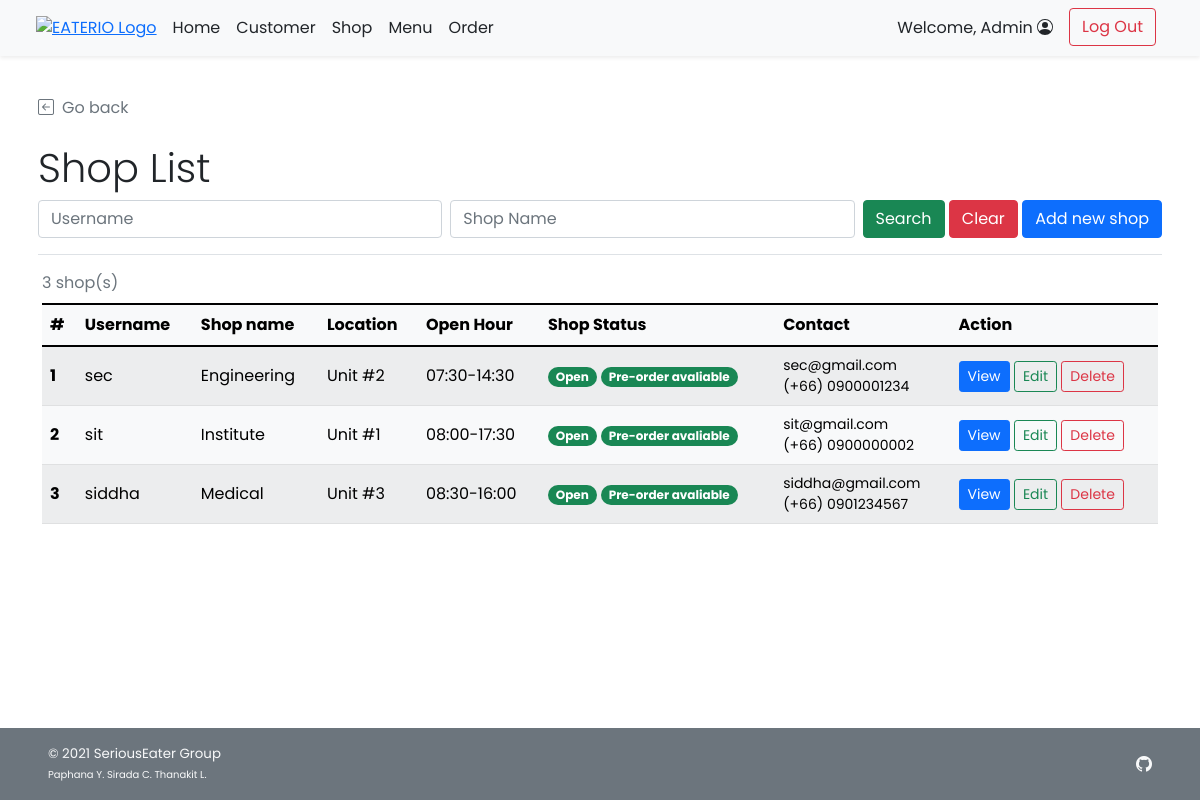
The page /admin/admin_shop_list.php (signed in) on the database its author committed.
### tables this page shows
CREATE TABLE `shop` (
  `s_id` int(11) NOT NULL,
  `s_username` varchar(45) NOT NULL,
  `s_pwd` varchar(45) NOT NULL,
  `s_name` varchar(100) NOT NULL,
  `s_location` varchar(100) NOT NULL,
  `s_openhour` time NOT NULL,
  `s_closehour` time NOT NULL,
  `s_status` tinyint(4) NOT NULL DEFAULT 1 COMMENT 'Shop ready for taking an order or not (True for open, False for close)',
  `s_preorderStatus` tinyint(4) NOT NULL DEFAULT 1 COMMENT 'Shop is ready for tomorrow pre-order or not',
  `s_email` varchar(100) NOT NULL,
  `s_phoneno` varchar(45) NOT NULL,
  `s_pic` text DEFAULT NULL
);

### admin/admin_shop_list.php (the view, shortened to what this page needs)
<!DOCTYPE html>
<html lang="en" class="h-100">
<head>
    <?php
        include("../conn_db.php");
        include('../head.php');
    ?>
    <link href="../css/main.css" rel="stylesheet">
</head>
<body class="d-flex flex-column h-100">
    <?php include('nav_header_admin.php')?>
    <div class="container p-2 pb-0" id="admin-dashboard">
        <div class="mt-4 border-bottom">
            <a class="nav nav-item text-decoration-none text-muted mb-2" href="#" onclick="history.back();">
                <i class="bi bi-arrow-left-square me-2"></i>Go back
            </a>
            <h2 class="pt-3 display-6">Shop List</h2>
            <form class="form-floating mb-3" method="GET" action="admin_shop_list.php">
                <div class="row g-2">
                    <div class="col">
                        <input type="text" class="form-control" id="username" name="un" placeholder="Username"
                            <?php if(isset($_GET["search"])){?>value="<?php echo $_GET["un"];?>" <?php } ?>>
                    </div>
                    <div class="col">
                        <input type="text" class="form-control" id="shopname" name="sn" placeholder="Shop Name"
                            <?php if(isset($_GET["search"])){?>value="<?php echo $_GET["sn"];?>" <?php } ?>>
                    </div>
                    <div class="col-auto">
                        <button type="submit" name="search" value="1" class="btn btn-success">Search</button>
                        <button type="reset" class="btn btn-danger"
                            onclick="javascript: window.location='admin_shop_list.php'">Clear</button>
                        <a href="admin_shop_add.php" class="btn btn-primary">Add new shop</a>
                    </div>
                </div>
            </form>
        </div>
    </div>
    <div class="container pt-2" id="cust-table">
        <?php
            if(!isset($_GET["search"])){
                $search_query = "SELECT s_id,s_username,s_name,s_location,s_openhour,s_closehour,s_status,s_preorderstatus,s_email,s_phoneno FROM shop;";
            }else{
                $search_un=$_GET["un"];
                $search_sn=$_GET["sn"];
                $search_query = "SELECT s_id,s_username,s_name,s_location,s_openhour,s_closehour,s_status,s_preorderstatus,s_email,s_phoneno FROM shop
                WHERE s_username LIKE '%{$search_un}%' AND s_name LIKE '%{$search_sn}%';";
            }
            $search_result = $mysqli -> query($search_query);
            $search_numrow = $search_result -> num_rows;
            if($search_numrow == 0){
        ?>
        <div class="row">
            <div class="col mt-2 ms-2 p-2 bg-danger text-white rounded text-start">
                <svg xmlns="http://www.w3.org/2000/svg" width="16" height="16" fill="currentColor"
                    class="bi bi-x-circle ms-2" viewBox="0 0 16 16">
                    <path d="M8 15A7 7 0 1 1 8 1a7 7 0 0 1 0 14zm0 1A8 8 0 1 0 8 0a8 8 0 0 0 0 16z" />
                    <path
                        d="M4.646 4.646a.5.5 0 0 1 .708 0L8 7.293l2.646-2.647a.5.5 0 0 1 .708.708L8.707 8l2.647 2.646a.5.5 0 0 1-.708.708L8 8.707l-2.646 2.647a.5.5 0 0 1-.708-.708L7.293 8 4.646 5.354a.5.5 0 0 1 0-.708z" />
                </svg><span class="ms-2 mt-2">No shop found!</span>
                <a href="admin_shop_list.php" class="text-white">Clear Search Result</a>
            </div>
        </div>
        <?php } else{ ?>
        <div class="table-responsive">
        <table class="table rounded-5 table-light table-striped table-hover align-middle caption-top mb-5">
            <caption><?php echo $search_numrow;?> shop(s) <?php if(isset($_GET["search"])){?><br /><a
                    Result</a><?php } ?></caption>
            <thead class="bg-light">
                <tr>
                    <th scope="col">#</th>
                    <th scope="col">Username</th>
                    <th scope="col">Shop name</th>
                    <th scope="col">Location</th>
                    <th scope="col">Open Hour</th>
                    <th scope="col">Shop Status</th>
                    <th scope="col">Contact</th>
                    <th scope="col">Action</th>
                </tr>
            </thead>
            <tbody>
                <?php $i=1; while($row = $search_result -> fetch_array()){ ?>
                <tr>
                    <th><?php echo $i++;?></th>
                    <td><?php echo $row["s_username"];?></td>
                    <td><?php echo $row["s_name"];?></td>
                    <td class="text-wrap"><?php echo $row["s_location"];?></td>
                    <td>
                        <?php
                            $oh_arr = explode(":",$row["s_openhour"]);
                            $ch_arr = explode(":",$row["s_closehour"]);
                            $oh_hm = $oh_arr[0].":".$oh_arr[1];
                            $ch_hm = $ch_arr[0].":".$ch_arr[1];
                            echo $oh_hm."-".$ch_hm;
                        ?>
                    </td>
                    <td>
                        <?php
                            $now = date('H:i:s');
                            if((($now < $row["s_openhour"])||($now > $row["s_closehour"]))||($row["s_status"]==0)){
                        ?>
                        <span class="badge rounded-pill bg-danger">Closed</span>
                        <?php }else{ ?>
                        <span class="badge rounded-pill bg-success">Open</span>
                        <?php }
                            if($row["s_preorderstatus"]==1){
                        ?>
                        <span class="badge rounded-pill bg-success">Pre-order avaliable</span>
                        <?php }else{ ?>
                        <span class="badge rounded-pill bg-danger">Pre-order Unavaliable</span>
                        <?php } ?>
                    </td>
                    <td class="small"><?php echo $row["s_email"];?><br/><?php echo "(+66) ".$row["s_phoneno"];?></td>
                    <td>
                        <a href="admin_shop_detail.php?s_id=<?php echo $row["s_id"]?>"
                            class="btn btn-sm btn-primary">View</a>
                        <a href="admin_shop_edit.php?s_id=<?php echo $row["s_id"]?>"
                            class="btn btn-sm btn-outline-success">Edit</a>
                        <a href="admin_shop_delete.php?s_id=<?php echo $row["s_id"]?>"
                            class="btn btn-sm btn-outline-danger">Delete</a>
                    </td>
                </tr>
                <?php } ?>
            </tbody>
        </table>
        </div>
        <?php }
        ?>
    </div>
    <footer
        class="footer d-flex flex-wrap justify-content-between align-items-center px-5 py-3 mt-auto bg-secondary text-light">
        <span class="smaller-font">&copy; 2021 SeriousEater Group<br /><span class="xsmall-font">Paphana Y. Sirada C.
                Thanakit L.</span></span>
        <ul class="nav justify-content-end list-unstyled d-flex">
            <li class="ms-3"><a class="text-light" target="_blank" href="https://github.com/waterthatfrozen/EATERIO"><i
                        class="bi bi-github"></i></a></li>
        </ul>
    </footer>
</body>
</html>

### css/main.css (style rules this page uses)
html { height: 100%; }
body { height: 100%; padding-top: 4rem; margin-bottom: -50px; font-family: 'Poppins', 'Noto Sans Thai', sans-serif; }
a { cursor: pointer; }
.bi { vertical-align: -.125em; fill: currentColor; }
.smaller-font { font-size: smaller; }
.xsmall-font { font-size: x-small; }

### rows shown on the page
shop: s_username "sec", s_name "Engineering", s_location "Unit #2", s_openhour "07:30", s_closehour "14:30", s_status "Open", s_preorderStatus "Pre-order avaliable", s_email "sec@gmail.com", s_phoneno "0900001234"
shop: s_username "sit", s_name "Institute", s_location "Unit #1", s_openhour "08:00", s_closehour "17:30", s_status "Open", s_preorderStatus "Pre-order avaliable", s_email "sit@gmail.com", s_phoneno "0900000002"
shop: s_username "siddha", s_name "Medical", s_location "Unit #3", s_openhour "08:30", s_closehour "16:00", s_status "Open", s_preorderStatus "Pre-order avaliable", s_email "siddha@gmail.com", s_phoneno "0901234567"

### other values the page prints
$_SESSION['firstname'] "Admin"
$search_numrow "3"
